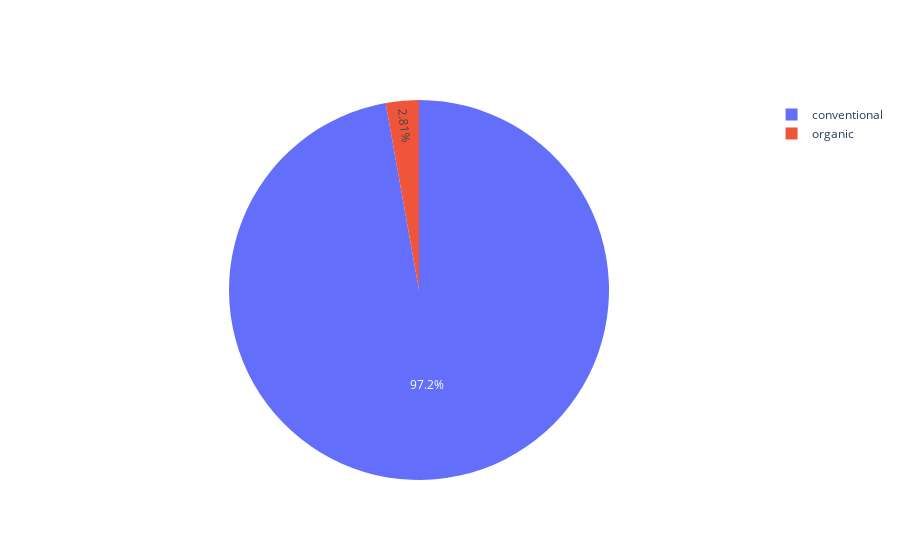

Here is the notebook cell this chart was saved with:
### Markdown cell above
* Data Visualisation
#Which type of Avocados are more in demand (Conventional or Organic)?

### Code cell
Type=df.groupby('type')['Total Volume'].agg('sum')

values=[Type['conventional'],Type['organic']]
labels=['conventional','organic']

trace=go.Pie(labels=labels,values=values)
py.iplot([trace])

### Figure 1 — Plotly figure (JSON) as saved in the notebook; plotly's stock layout.template omitted (floating-point values rounded to 4 significant figures)
{"data": [{"labels": ["conventional", "organic"], "type": "pie", "values": [15090000000.0, 436200000.0]}], "layout": {}}
